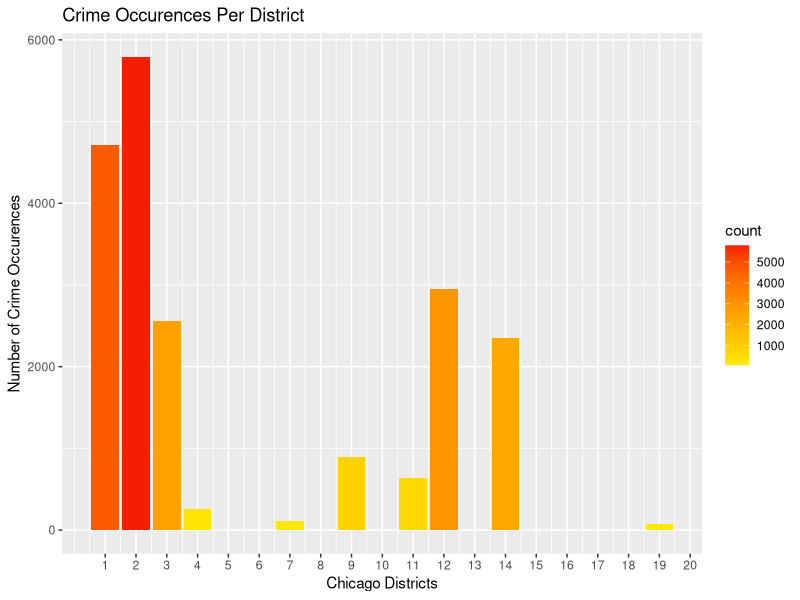
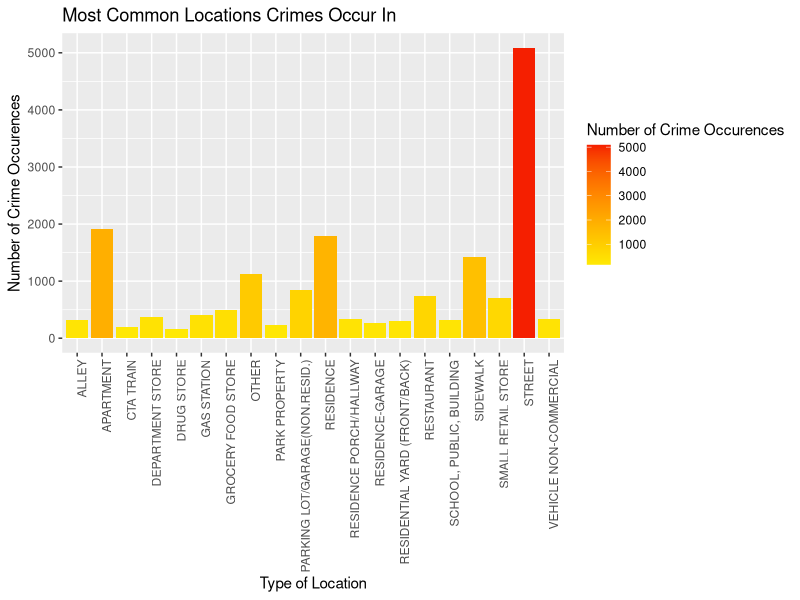
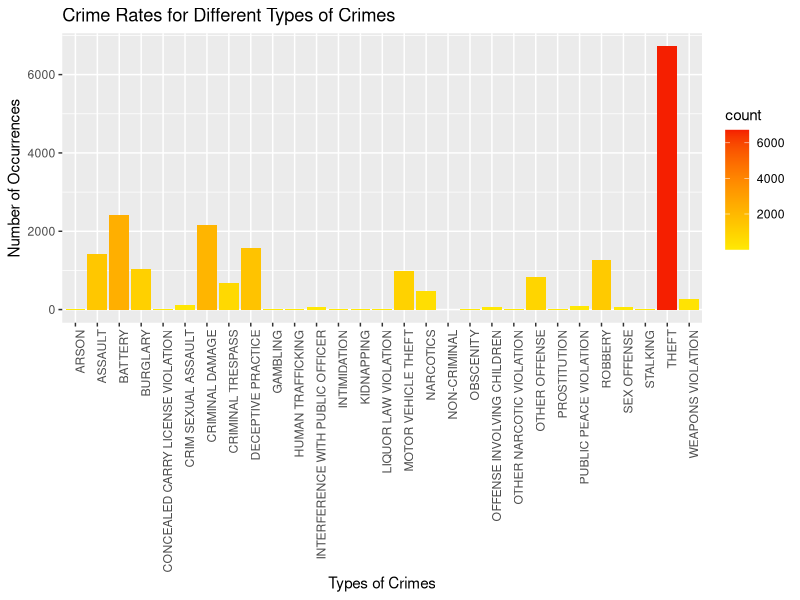
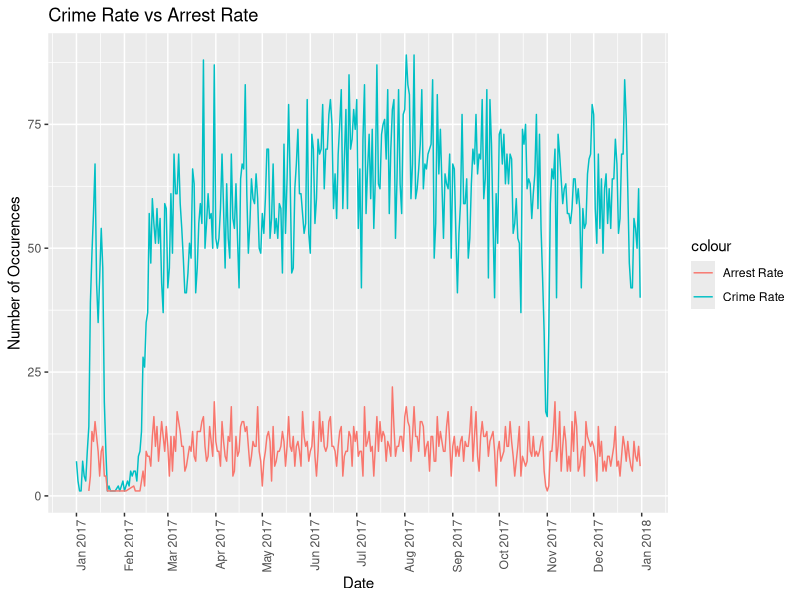
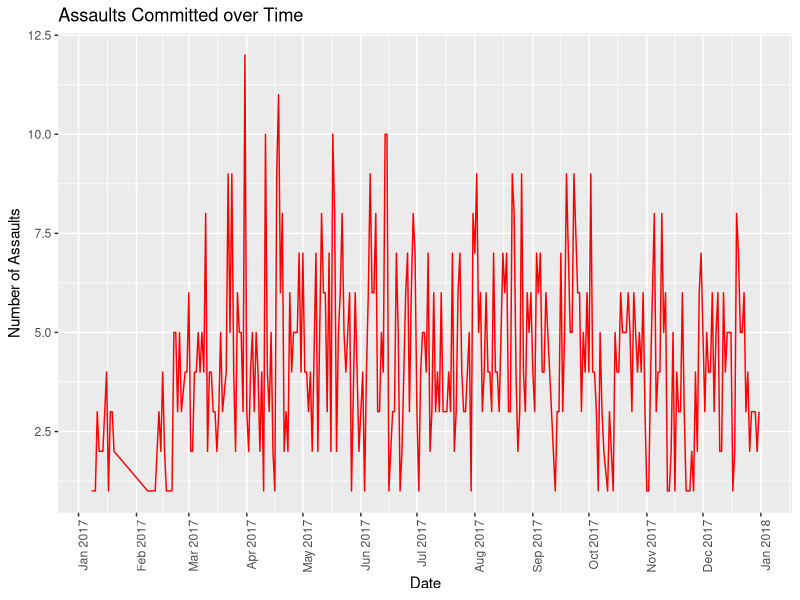
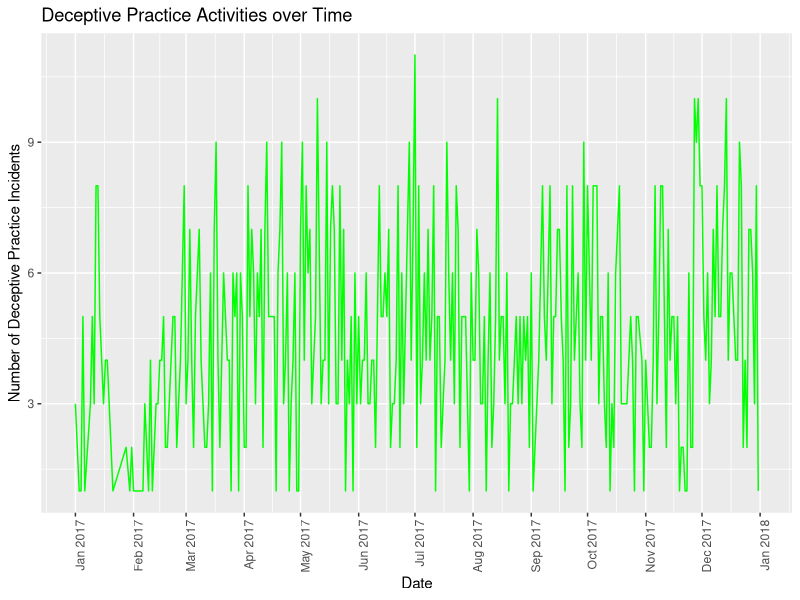
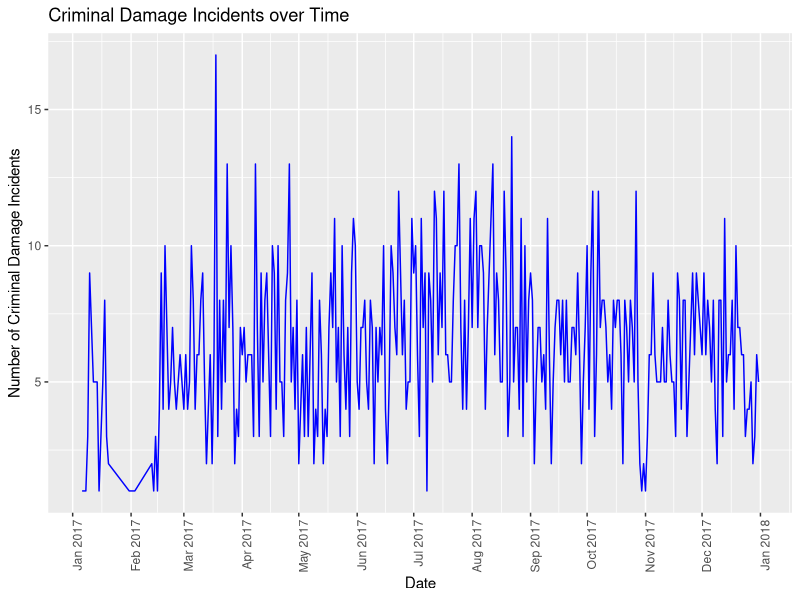
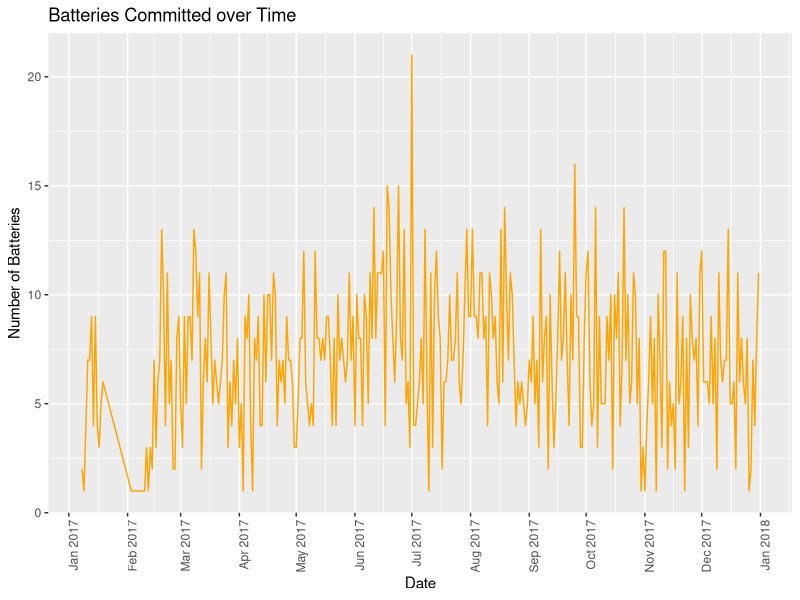

Generate these figures, in order, with R:
## ---- chunk 1
crime_data = read.csv("Crimes_-_2001_to_present (1).csv")

library(dplyr)
library(ggplot2)
library(stringr)

crime_data$Date = crime_data$Date %>% 
  str_extract(pattern = "[0-9]{1,2}/[0-9]{1,2}/[0-9]{2}") %>%
  as.Date.character(format = "%m/%d/%y") 

## ---- chunk 2
dim(crime_data)
head(crime_data)
summary(crime_data)
str(crime_data)

unique(crime_data$Primary.Type)

## ---- chunk 3

ggplot(data = crime_data, aes(x = crime_data$District)) + 
  geom_bar(aes(fill = ..count..)) +
  labs(title = "Crime Occurences Per District", x = "Chicago Districts", y = "Number of Crime Occurences") +
  scale_x_continuous(breaks = seq(min(crime_data$District), 25, by = 1)) + 
  scale_fill_gradient(low = "#ffe905", high = "#f51f00")

## ---- chunk 4
common_crime_spots = count(crime_data, Location.Description)
common_crime_spots = arrange(common_crime_spots, desc(n))
common_crime_spots = head(common_crime_spots, 20)
colnames(common_crime_spots) = c("Type of Location", "Number of Crime Occurences")

ggplot(common_crime_spots, aes(x = `Type of Location`, y = `Number of Crime Occurences`)) + 
  geom_bar(stat = "identity", aes(fill = `Number of Crime Occurences`)) + theme(axis.text.x = element_text(angle = 90, hjust = 1)) +
  ggtitle("Most Common Locations Crimes Occur In") + 
  scale_fill_gradient(low = "#ffe905", high = "#f51f00")

## ---- chunk 5

crime_types = count(crime_data, Primary.Type)

ggplot(data = crime_data, aes(x = crime_data$Primary.Type))  +
  geom_bar(aes(fill = ..count..)) + 
  labs(title = "Crime Rates for Different Types of Crimes", x = "Types of Crimes", y = "Number of Occurrences") +
  theme(axis.text.x = element_text(angle = 90, hjust = 1)) + 
  scale_fill_gradient(low = "#ffe905", high = "#f51f00")

## ---- chunk 6
crime_dates = count(crime_data, Date)

subset_arrests = subset(crime_data, Arrest == TRUE)
arrest_dates = count(subset_arrests, subset_arrests$Date)
colnames(arrest_dates) = c("Date", "n")

ggplot(crime_dates, aes(x = Date)) +
  geom_line(aes(y = crime_dates$n, color = "Crime Rate")) +
  geom_line(data = arrest_dates, aes(y = arrest_dates$n, color = "Arrest Rate")) +
  labs(title = "Crime Rate vs Arrest Rate", y = "Number of Occurences") +
  scale_x_date(date_breaks = "1 month", date_labels =  "%b %Y") +
  theme(axis.text.x = element_text(angle = 90, hjust = 1))
  

## ---- chunk 7
most_frequent_crime_types = tail(arrange(crime_types, n), 5)
most_frequent_crime_types

assault_rate = count(subset(crime_data, crime_data$Primary.Type == "ASSAULT"), Date)
deceptive_pratice_rate = count(subset(crime_data, crime_data$Primary.Type == "DECEPTIVE PRACTICE"), Date)
criminal_damage_rate = count(subset(crime_data, crime_data$Primary.Type == "CRIMINAL DAMAGE"), Date)
battery_rate = count(subset(crime_data, crime_data$Primary.Type == "BATTERY"), Date)
theft_rate = count(subset(crime_data, crime_data$Primary.Type == "THEFT"), Date)

ggplot(assault_rate, aes(x = assault_rate$Date, y = assault_rate$n)) +
  geom_line(colour = "red") + 
  scale_x_date(date_breaks = "1 month", date_labels =  "%b %Y") +
  theme(axis.text.x = element_text(angle = 90, hjust = 1)) +
  theme(legend.position = "none") +
  labs(title = "Assaults Committed over Time", x = "Date", y = "Number of Assaults")

ggplot(deceptive_pratice_rate, aes(x = deceptive_pratice_rate$Date, y = deceptive_pratice_rate$n)) +
  geom_line(colour = "green") +
  scale_x_date(date_breaks = "1 month", date_labels =  "%b %Y") +
  theme(axis.text.x = element_text(angle = 90, hjust = 1)) +
  theme(legend.position = "none") + 
  labs(title = "Deceptive Practice Activities over Time", x = "Date", y = "Number of Deceptive Practice Incidents")

ggplot(criminal_damage_rate, aes(x = Date, y = n)) + 
  geom_line(colour = "blue") +
  scale_x_date(date_breaks = "1 month", date_labels =  "%b %Y") +
  theme(axis.text.x = element_text(angle = 90, hjust = 1)) +
  theme(legend.position = "none") +
  labs(title = "Criminal Damage Incidents over Time", x = "Date", y = "Number of Criminal Damage Incidents")

ggplot(battery_rate, aes(x = Date, y = n)) +
  geom_line(colour = "orange") +
  scale_x_date(date_breaks = "1 month", date_labels =  "%b %Y") +
  theme(axis.text.x = element_text(angle = 90, hjust = 1)) +
  theme(legend.position = "none") + 
  labs(title = "Batteries Committed over Time", x = "Date", y = "Number of Batteries")

ggplot(theft_rate, aes(x = Date, y = n)) +
  geom_line(colour = "turquoise") +
  scale_x_date(date_breaks = "1 month", date_labels =  "%b %Y") +
  theme(axis.text.x = element_text(angle = 90, hjust = 1)) +
  labs(title = "Thefts Committed over Time", x = "Date", y = "Number of Thefts")

## ---- chunk 8
dangerous_community_areas = count(crime_data, crime_data$Community.Area)
dangerous_community_areas = arrange(dangerous_community_areas, desc(n))
dangerous_community_areas = head(dangerous_community_areas, 10)
colnames(dangerous_community_areas) = c("Community Area", "Number of Crime Occurrences")
dangerous_community_areas$`Community Area` = as.factor(dangerous_community_areas$`Community Area`)

ggplot(dangerous_community_areas, aes(x = `Community Area`, y = `Number of Crime Occurrences`, fill = `Number of Crime Occurrences`)) + 
  geom_bar(stat = "identity") + 
  scale_fill_gradient(low = "#ffe905", high = "#f51f00")

## ---- chunk 9
most_dangerous_beats = count(crime_data, crime_data$Beat)
colnames(most_dangerous_beats) = c("Beat", "Number of Crime Occurences")
most_dangerous_beats = arrange(most_dangerous_beats, desc(`Number of Crime Occurences`))
most_dangerous_beats = head(most_dangerous_beats, 10)
most_dangerous_beats$Beat = as.factor(most_dangerous_beats$Beat)

ggplot(most_dangerous_beats, aes(x = `Beat`, y = `Number of Crime Occurences`)) + 
  geom_bar(stat = "identity", aes(fill = `Number of Crime Occurences`)) + 
  ggtitle("Beats with Most Crime Occurences") + 
  scale_fill_gradient(low = "#ffe905", high = "#f51f00")
## ---- chunk 10

pattern = "[NWES].+"

crime_data$Street = str_extract(crime_data$Block, pattern)
dangerous_streets = count(crime_data, Street)
dangerous_streets = arrange(dangerous_streets, desc(n))
dangerous_streets = head(dangerous_streets, 15)
colnames(dangerous_streets) = c("Street Name", "Number of Crime Occurences")

ggplot(dangerous_streets, aes(x = `Street Name`, y = `Number of Crime Occurences`)) +
  geom_bar(stat = "identity", aes(fill = `Number of Crime Occurences`)) + 
  ggtitle("Streets with Most Crime Occurences") +
  theme(axis.text.x = element_text(angle = 90, hjust = 1)) + 
  scale_fill_gradient(low = "#028900", high = "#adff00")
  

